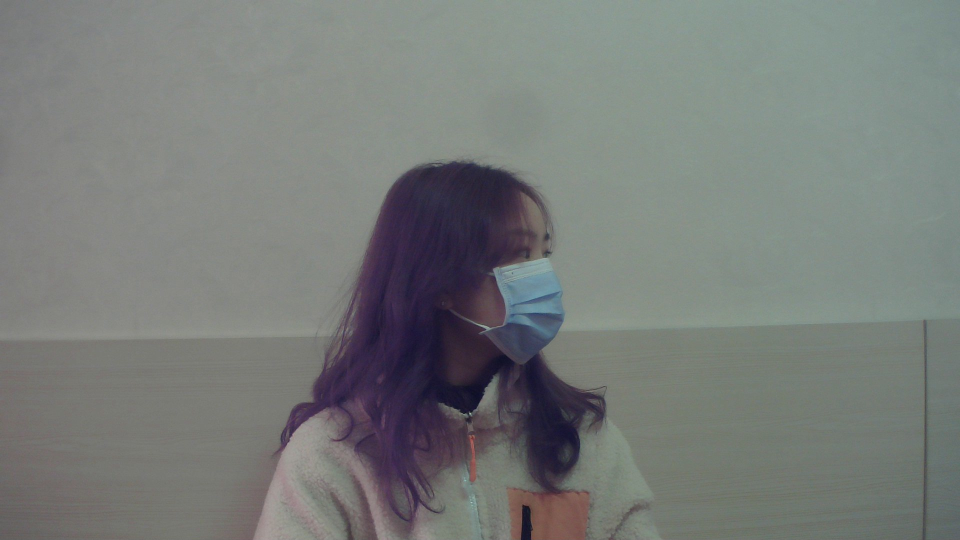
#> input picture S3FD.pytorch/precrop/yuanshi/32-1.jpg, 1920 x 1080 px (shown at 1/2 size)
$ python precrop.py
#> lines starting #> are read from the running program, lines starting #| are printed output that depends on the picture
from PIL import Image

image = Image.open("./precrop/yuanshi/32-1.jpg")
#> image is the input picture: PIL image 1920x1080 RGB; mean R, G, B 119.6, 123.6, 121
print(image)
#| <PIL.JpegImagePlugin.JpegImageFile image mode=RGB size=1920x1080 at 0x7FEC3AA9A210>
# cropped = image.crop((935,480,985,525))
cropped = image.crop((400,200,1480,880))
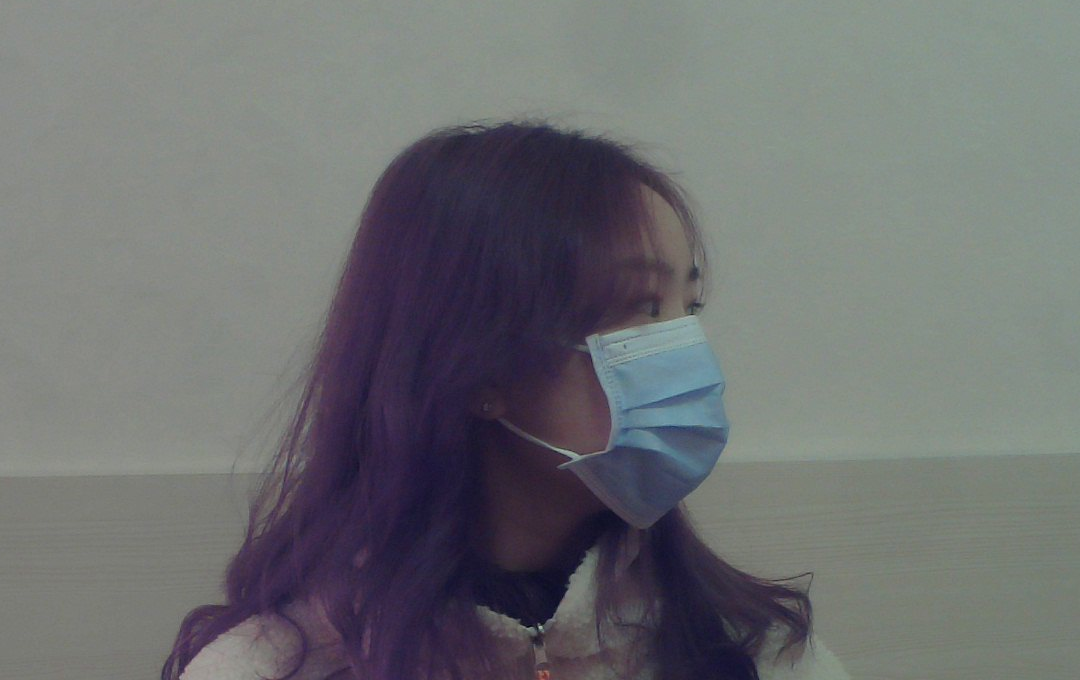
#> cropped: PIL image 1080x680 RGB; mean R, G, B 109.4, 111.3, 112.8
cropped.save("./precrop/chuli/1_crop1.jpg")
